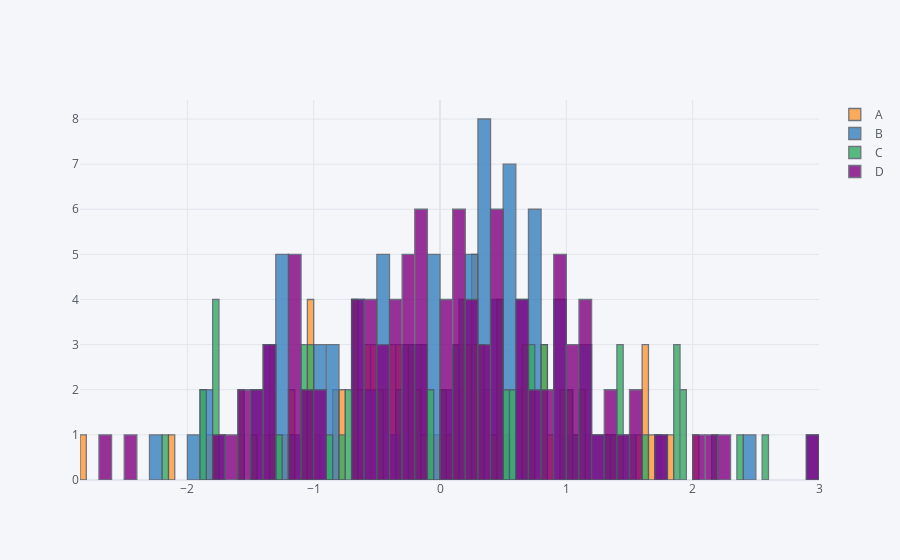

Notebook code for this chart:
### Code cell
df.iplot(kind='hist',bins=100)
